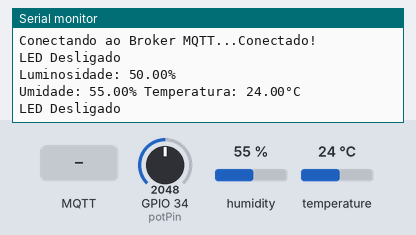
Simulated run of this sketch. Board: ESP32. Shown: the last lines printed to the serial monitor. The test bench sets the inputs (shaded band); at power-on: humidity 55 %, GPIO 34 (potPin) = 2048, temperature 24 °C. WiFi joins after 1.5 s; servers stay silent unless stated; no MQTT or app messages arrive unless stated.

Above: at 4.9 s.
5.0 s: MQTT message "Esp0g4@on|" arrives on the first subscribed topic
At 6.4 s:
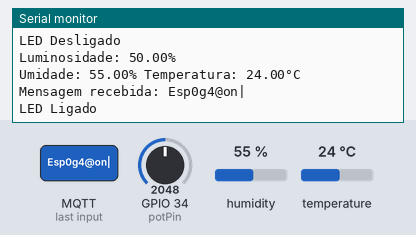
7.2 s: MQTT message "Esp0g4@off|" arrives on the first subscribed topic
At 8.4 s:
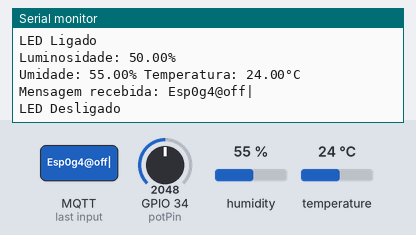
9.2 s: MQTT message "1" arrives on the first subscribed topic
11.2 s: MQTT message "on" arrives on the first subscribed topic
13.3 s: MQTT message "off" arrives on the first subscribed topic
15.3 s: humidity set to 22 %
At 17.2 s:
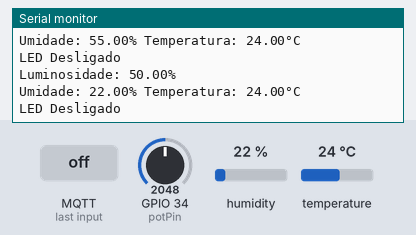

The sketch:

code.ino
```cpp
#include <WiFi.h>
#include <PubSubClient.h> // Biblioteca MQTT
#include "DHT.h"
#include <Wire.h>
#include <stdio.h>

// Definições de MQTT
#define TOPICO_SUBSCRIBE    "/TEF/Esp0g4/cmd"        // Tópico de escuta MQTT
#define TOPICO_PUBLISH      "/TEF/Esp0g4/attrs"      // Tópico de envio de dados MQTT
#define TOPICO_PUBLISH_2    "/TEF/Esp0g4/attrs/l"    // Tópico de luminosidade
#define TOPICO_PUBLISH_3    "/TEF/Esp0g4/attrs/h"    // Tópico de umidade
#define TOPICO_PUBLISH_4    "/TEF/Esp0g4/attrs/t"    // Tópico de temperatura
#define ID_MQTT  "fiware_0g4"   // ID único do dispositivo no broker

// Definições do DHT 11 (Sensor de umidade e temperatura)
#define DHTTYPE DHT22
#define DHTPIN 4
DHT dht(DHTPIN, DHTTYPE);

// Configurações Wi-Fi
const char* SSID = "Wokwi-GUEST"; // Nome da rede Wi-Fi
const char* PASSWORD = "";        // Senha da rede Wi-Fi

// Configurações MQTT
const char* BROKER_MQTT = "20.120.178.219"; // Endereço do broker MQTT
int BROKER_PORT = 1883;                     // Porta do broker MQTT

// Saídas
int D4 = 2; // Led builtin do ESP32

// Variáveis globais
WiFiClient espClient;
PubSubClient MQTT(espClient);
char EstadoSaida = '0'; // Estado da saída (LED)

void initSerial();
void initWiFi();
void initMQTT();
void reconectWiFi();
void mqtt_callback(char* topic, byte* payload, unsigned int length);
void VerificaConexoesWiFIEMQTT();
void InitOutput();

void setup() {
    InitOutput();
    initSerial();
    initWiFi();
    initMQTT();
    dht.begin();
    MQTT.publish(TOPICO_PUBLISH, "s|off");
}

// Inicializa a comunicação serial
void initSerial() {
    Serial.begin(115200);
}

// Conecta na rede Wi-Fi
void initWiFi() {
    delay(10);
    Serial.println("Conectando ao Wi-Fi...");
    reconectWiFi();
}

// Configura os parâmetros do MQTT
void initMQTT() {
    MQTT.setServer(BROKER_MQTT, BROKER_PORT);
    MQTT.setCallback(mqtt_callback);
}

// Função chamada quando uma mensagem é recebida no tópico MQTT
void mqtt_callback(char* topic, byte* payload, unsigned int length) {
    String msg;

    // Converte o payload recebido em string
    for(int i = 0; i < length; i++) {
       char c = (char)payload[i];
       msg += c;
    }

    Serial.print("Mensagem recebida: ");
    Serial.println(msg);

    // Aciona ou desliga o LED conforme o comando recebido
    if (msg.equals("Esp0g4@on|")) {
        digitalWrite(D4, HIGH);
        EstadoSaida = '1';
    }
    if (msg.equals("Esp0g4@off|")) {
        digitalWrite(D4, LOW);
        EstadoSaida = '0';
    }
}

// Reestabelece a conexão MQTT caso esteja desconectado
void reconnectMQTT() {
    while (!MQTT.connected()) {
        Serial.print("Conectando ao Broker MQTT...");
        if (MQTT.connect(ID_MQTT)) {
            Serial.println("Conectado!");
            MQTT.subscribe(TOPICO_SUBSCRIBE);
        } else {
            Serial.println("Falha na conexão, tentando novamente em 2s");
            delay(2000);
        }
    }
}

// Reconecta ao Wi-Fi
void reconectWiFi() {
    if (WiFi.status() == WL_CONNECTED)
        return;

    WiFi.begin(SSID, PASSWORD);

    while (WiFi.status() != WL_CONNECTED) {
        delay(100);
        Serial.print(".");
    }

    Serial.println("Conectado ao Wi-Fi.");
    Serial.println(WiFi.localIP());
}

// Verifica conexões Wi-Fi e MQTT, e reconecta se necessário
void VerificaConexoesWiFIEMQTT() {
    if (!MQTT.connected())
        reconnectMQTT();

    reconectWiFi();
}

// Envia o estado do LED para o broker MQTT
void EnviaEstadoOutputMQTT() {
    if (EstadoSaida == '1') {
      MQTT.publish(TOPICO_PUBLISH, "s|on");
      Serial.println("LED Ligado");
    }
    if (EstadoSaida == '0') {
      MQTT.publish(TOPICO_PUBLISH, "s|off");
      Serial.println("LED Desligado");
    }
    delay(1000);
}

// Inicializa o estado da saída (LED)
void InitOutput() {
    pinMode(D4, OUTPUT);
    digitalWrite(D4, HIGH); // Lógica invertida (HIGH = LED apagado)

    // Pisca o LED ao iniciar
    boolean toggle = false;
    for(int i = 0; i <= 10; i++) {
        toggle = !toggle;
        digitalWrite(D4, toggle);
        delay(200);
    }
    digitalWrite(D4, LOW);
}

// Loop principal
void loop() {
    const int potPin = 34;
    char msgBuffer[4];

    VerificaConexoesWiFIEMQTT(); // Verifica e mantém as conexões

    EnviaEstadoOutputMQTT(); // Envia o estado atual do LED

    // Leitura do sensor de luminosidade (LDR)
    int sensorValue = analogRead(potPin);
    float luminosity = map(sensorValue, 0, 4095, 0, 100);
    Serial.print("Luminosidade: ");
    Serial.print(luminosity);
    Serial.println("%");

    // Publica o valor da luminosidade no broker MQTT
    dtostrf(luminosity, 4, 1, msgBuffer);
    MQTT.publish(TOPICO_PUBLISH_2, msgBuffer);

    // Leitura do sensor DHT11
    float humidity = dht.readHumidity();
    float temperature = dht.readTemperature();
    if (isnan(humidity) || isnan(temperature)) {
      Serial.println("Erro ao ler o sensor DHT-22!");
    }

    Serial.print("Umidade: ");
    Serial.print(humidity);
    Serial.print("% Temperatura: ");
    Serial.print(temperature);
    Serial.println("°C");

    // Publica os valores de umidade e temperatura no broker MQTT
    dtostrf(humidity, 4, 1, msgBuffer);
    MQTT.publish(TOPICO_PUBLISH_3, msgBuffer);

    dtostrf(temperature, 4, 1, msgBuffer);
    MQTT.publish(TOPICO_PUBLISH_4, msgBuffer);

    MQTT.loop(); // Mantém a conexão com o broker ativa
}
```

Measured:
- after the input at 5.0 s, the serial monitor: prints a new line after 0.78 s (image 1)
- after the input at 7.2 s, the serial monitor: prints a new line after 0.59 s (image 2)
- after the input at 15.3 s, the serial monitor: prints a new line after 1.5 s (image 3)
